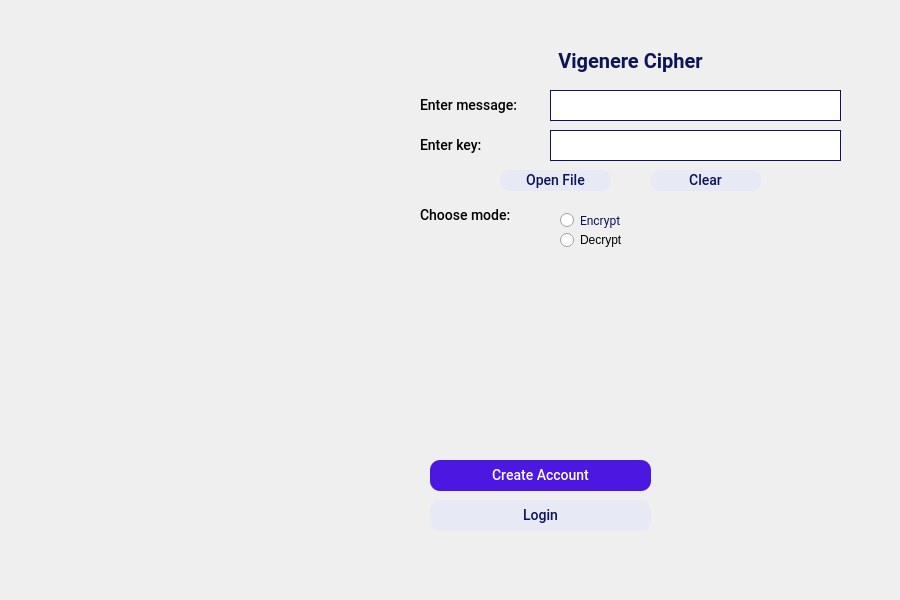
<?xml version="1.0" encoding="UTF-8"?>
<ui version="4.0">
 <class>MainWindow</class>
 <widget class="QMainWindow" name="MainWindow">
  <property name="geometry">
   <rect>
    <x>0</x>
    <y>0</y>
    <width>900</width>
    <height>600</height>
   </rect>
  </property>
  <property name="font">
   <font>
    <family>MS Sans Serif</family>
   </font>
  </property>
  <property name="windowTitle">
   <string>MainWindow</string>
  </property>
  <widget class="QWidget" name="centralwidget">
   <property name="font">
    <font>
     <family>MS Sans Serif</family>
    </font>
   </property>
   <widget class="QLabel" name="background">
    <property name="geometry">
     <rect>
      <x>0</x>
      <y>0</y>
      <width>900</width>
      <height>700</height>
     </rect>
    </property>
    <property name="text">
     <string/>
    </property>
    <property name="pixmap">
     <pixmap resource="../images/resources.qrc">:/newPrefix/background.png</pixmap>
    </property>
   </widget>
   <widget class="QStackedWidget" name="stackedWidget">
    <property name="geometry">
     <rect>
      <x>380</x>
      <y>20</y>
      <width>501</width>
      <height>551</height>
     </rect>
    </property>
    <property name="currentIndex">
     <number>0</number>
    </property>
    <widget class="QWidget" name="sign_up">
     <widget class="QLabel" name="text_label">
      <property name="geometry">
       <rect>
        <x>40</x>
        <y>70</y>
        <width>121</width>
        <height>31</height>
       </rect>
      </property>
      <property name="font">
       <font>
        <family>Roboto</family>
        <pointsize>-1</pointsize>
        <weight>62</weight>
        <italic>false</italic>
        <bold>true</bold>
       </font>
      </property>
      <property name="styleSheet">
       <string notr="true">font-family: Roboto;
font-style: normal;
font-weight: 500;
font-size: 14px;
line-height: 16px;</string>
      </property>
      <property name="text">
       <string>Enter message:</string>
      </property>
     </widget>
     <widget class="QLineEdit" name="text_input">
      <property name="geometry">
       <rect>
        <x>170</x>
        <y>70</y>
        <width>291</width>
        <height>31</height>
       </rect>
      </property>
      <property name="styleSheet">
       <string notr="true">border: 1px solid #0C145A;
box-sizing: border-box;
</string>
      </property>
     </widget>
     <widget class="QLabel" name="title">
      <property name="geometry">
       <rect>
        <x>0</x>
        <y>20</y>
        <width>501</width>
        <height>41</height>
       </rect>
      </property>
      <property name="font">
       <font>
        <family>Roboto</family>
        <pointsize>-1</pointsize>
        <weight>75</weight>
        <italic>false</italic>
        <bold>true</bold>
       </font>
      </property>
      <property name="styleSheet">
       <string notr="true">font-family: Roboto;
font-style: normal;
font-weight: bold;
font-size: 20px;
line-height: 23px;
color:#0C145A;</string>
      </property>
      <property name="text">
       <string>Vigenere Cipher</string>
      </property>
      <property name="alignment">
       <set>Qt::AlignCenter</set>
      </property>
     </widget>
     <widget class="QPushButton" name="register_button">
      <property name="geometry">
       <rect>
        <x>50</x>
        <y>440</y>
        <width>221</width>
        <height>31</height>
       </rect>
      </property>
      <property name="font">
       <font>
        <family>Roboto</family>
        <pointsize>-1</pointsize>
        <weight>62</weight>
        <italic>false</italic>
        <bold>true</bold>
       </font>
      </property>
      <property name="styleSheet">
       <string notr="true">font-family: Roboto;
font-style: normal;
font-weight: 500;
font-size: 14px;
line-height: 16px;
background: #4D17E2;
border-radius: 10px;
color:rgb(255, 255, 255);</string>
      </property>
      <property name="text">
       <string>Create Account</string>
      </property>
     </widget>
     <widget class="QPushButton" name="toLogin_button">
      <property name="geometry">
       <rect>
        <x>50</x>
        <y>480</y>
        <width>221</width>
        <height>31</height>
       </rect>
      </property>
      <property name="font">
       <font>
        <family>Roboto</family>
        <pointsize>-1</pointsize>
        <weight>62</weight>
        <italic>false</italic>
        <bold>true</bold>
       </font>
      </property>
      <property name="styleSheet">
       <string notr="true">font-family: Roboto;
font-style: normal;
font-weight: 500;
font-size: 14px;
line-height: 16px;
background: #E7EAF5;
border-radius: 10px;
color:#0C145A;</string>
      </property>
      <property name="text">
       <string>Login</string>
      </property>
     </widget>
     <widget class="QLabel" name="key_label">
      <property name="geometry">
       <rect>
        <x>40</x>
        <y>110</y>
        <width>121</width>
        <height>31</height>
       </rect>
      </property>
      <property name="font">
       <font>
        <family>Roboto</family>
        <pointsize>-1</pointsize>
        <weight>62</weight>
        <italic>false</italic>
        <bold>true</bold>
       </font>
      </property>
      <property name="styleSheet">
       <string notr="true">font-family: Roboto;
font-style: normal;
font-weight: 500;
font-size: 14px;
line-height: 16px;</string>
      </property>
      <property name="text">
       <string>Enter key:</string>
      </property>
     </widget>
     <widget class="QLineEdit" name="key_input">
      <property name="geometry">
       <rect>
        <x>170</x>
        <y>110</y>
        <width>291</width>
        <height>31</height>
       </rect>
      </property>
      <property name="styleSheet">
       <string notr="true">border: 1px solid #0C145A;
box-sizing: border-box;
</string>
      </property>
     </widget>
     <widget class="QPushButton" name="upload_button">
      <property name="geometry">
       <rect>
        <x>120</x>
        <y>150</y>
        <width>111</width>
        <height>21</height>
       </rect>
      </property>
      <property name="font">
       <font>
        <family>Roboto</family>
        <pointsize>-1</pointsize>
        <weight>62</weight>
        <italic>false</italic>
        <bold>true</bold>
       </font>
      </property>
      <property name="styleSheet">
       <string notr="true">font-family: Roboto;
font-style: normal;
font-weight: 500;
font-size: 14px;
line-height: 16px;
background: #E7EAF5;
border-radius: 10px;
color:#0C145A;</string>
      </property>
      <property name="text">
       <string>Open File</string>
      </property>
     </widget>
     <widget class="QPushButton" name="clear_button">
      <property name="geometry">
       <rect>
        <x>270</x>
        <y>150</y>
        <width>111</width>
        <height>21</height>
       </rect>
      </property>
      <property name="font">
       <font>
        <family>Roboto</family>
        <pointsize>-1</pointsize>
        <weight>62</weight>
        <italic>false</italic>
        <bold>true</bold>
       </font>
      </property>
      <property name="styleSheet">
       <string notr="true">font-family: Roboto;
font-style: normal;
font-weight: 500;
font-size: 14px;
line-height: 16px;
background: #E7EAF5;
border-radius: 10px;
color:#0C145A;</string>
      </property>
      <property name="text">
       <string>Clear</string>
      </property>
     </widget>
     <widget class="QLabel" name="text_label_3">
      <property name="geometry">
       <rect>
        <x>40</x>
        <y>180</y>
        <width>121</width>
        <height>31</height>
       </rect>
      </property>
      <property name="font">
       <font>
        <family>Roboto</family>
        <pointsize>-1</pointsize>
        <weight>62</weight>
        <italic>false</italic>
        <bold>true</bold>
       </font>
      </property>
      <property name="styleSheet">
       <string notr="true">font-family: Roboto;
font-style: normal;
font-weight: 500;
font-size: 14px;
line-height: 16px;</string>
      </property>
      <property name="text">
       <string>Choose mode:</string>
      </property>
     </widget>
     <widget class="QRadioButton" name="radioButton">
      <property name="geometry">
       <rect>
        <x>180</x>
        <y>190</y>
        <width>271</width>
        <height>20</height>
       </rect>
      </property>
      <property name="styleSheet">
       <string notr="true">font-family: Roboto;
font-style: normal;
color:#0C145A;</string>
      </property>
      <property name="text">
       <string>Encrypt</string>
      </property>
     </widget>
     <widget class="QRadioButton" name="radioButton_2">
      <property name="geometry">
       <rect>
        <x>180</x>
        <y>210</y>
        <width>271</width>
        <height>20</height>
       </rect>
      </property>
      <property name="text">
       <string>Decrypt</string>
      </property>
     </widget>
    </widget>
    <widget class="QWidget" name="sign_in">
     <widget class="QLabel" name="email_label_2">
      <property name="geometry">
       <rect>
        <x>50</x>
        <y>90</y>
        <width>111</width>
        <height>16</height>
       </rect>
      </property>
      <property name="font">
       <font>
        <family>Roboto</family>
        <pointsize>-1</pointsize>
        <weight>62</weight>
        <italic>false</italic>
        <bold>true</bold>
       </font>
      </property>
      <property name="styleSheet">
       <string notr="true">font-family: Roboto;
font-style: normal;
font-weight: 500;
font-size: 14px;
line-height: 16px;</string>
      </property>
      <property name="text">
       <string>Email Address</string>
      </property>
     </widget>
     <widget class="QLineEdit" name="email_input_2">
      <property name="geometry">
       <rect>
        <x>50</x>
        <y>110</y>
        <width>231</width>
        <height>31</height>
       </rect>
      </property>
      <property name="styleSheet">
       <string notr="true">border: 1px solid #0C145A;
box-sizing: border-box;
border-radius: 10px;</string>
      </property>
     </widget>
     <widget class="QLabel" name="password_label_2">
      <property name="geometry">
       <rect>
        <x>50</x>
        <y>150</y>
        <width>111</width>
        <height>16</height>
       </rect>
      </property>
      <property name="font">
       <font>
        <family>Roboto</family>
        <pointsize>-1</pointsize>
        <weight>62</weight>
        <italic>false</italic>
        <bold>true</bold>
       </font>
      </property>
      <property name="styleSheet">
       <string notr="true">font-family: Roboto;
font-style: normal;
font-weight: 500;
font-size: 14px;
line-height: 16px;</string>
      </property>
      <property name="text">
       <string>Password</string>
      </property>
     </widget>
     <widget class="QLineEdit" name="password_input_2">
      <property name="geometry">
       <rect>
        <x>50</x>
        <y>170</y>
        <width>231</width>
        <height>31</height>
       </rect>
      </property>
      <property name="styleSheet">
       <string notr="true">border: 1px solid #0C145A;
box-sizing: border-box;
border-radius: 10px;</string>
      </property>
     </widget>
     <widget class="QLabel" name="label_10">
      <property name="geometry">
       <rect>
        <x>130</x>
        <y>30</y>
        <width>81</width>
        <height>41</height>
       </rect>
      </property>
      <property name="font">
       <font>
        <family>Roboto</family>
        <pointsize>-1</pointsize>
        <weight>75</weight>
        <italic>false</italic>
        <bold>true</bold>
       </font>
      </property>
      <property name="styleSheet">
       <string notr="true">font-family: Roboto;
font-style: normal;
font-weight: bold;
font-size: 20px;
line-height: 23px;
color:#0C145A;</string>
      </property>
      <property name="text">
       <string>Sign In</string>
      </property>
     </widget>
     <widget class="QPushButton" name="toRegister_button">
      <property name="geometry">
       <rect>
        <x>50</x>
        <y>480</y>
        <width>221</width>
        <height>31</height>
       </rect>
      </property>
      <property name="font">
       <font>
        <family>Roboto</family>
        <pointsize>-1</pointsize>
        <weight>62</weight>
        <italic>false</italic>
        <bold>true</bold>
       </font>
      </property>
      <property name="styleSheet">
       <string notr="true">font-family: Roboto;
font-style: normal;
font-weight: 500;
font-size: 14px;
line-height: 16px;
background: #E7EAF5;
border-radius: 10px;
color:#0C145A;</string>
      </property>
      <property name="text">
       <string>Register</string>
      </property>
     </widget>
     <widget class="QPushButton" name="login_button">
      <property name="geometry">
       <rect>
        <x>50</x>
        <y>440</y>
        <width>221</width>
        <height>31</height>
       </rect>
      </property>
      <property name="font">
       <font>
        <family>Roboto</family>
        <pointsize>-1</pointsize>
        <weight>62</weight>
        <italic>false</italic>
        <bold>true</bold>
       </font>
      </property>
      <property name="styleSheet">
       <string notr="true">font-family: Roboto;
font-style: normal;
font-weight: 500;
font-size: 14px;
line-height: 16px;
background: #4D17E2;
border-radius: 10px;
color:rgb(255, 255, 255);</string>
      </property>
      <property name="text">
       <string>Login</string>
      </property>
     </widget>
    </widget>
   </widget>
  </widget>
 </widget>
 <resources>
  <include location="../images/resources.qrc"/>
 </resources>
 <connections/>
</ui>
